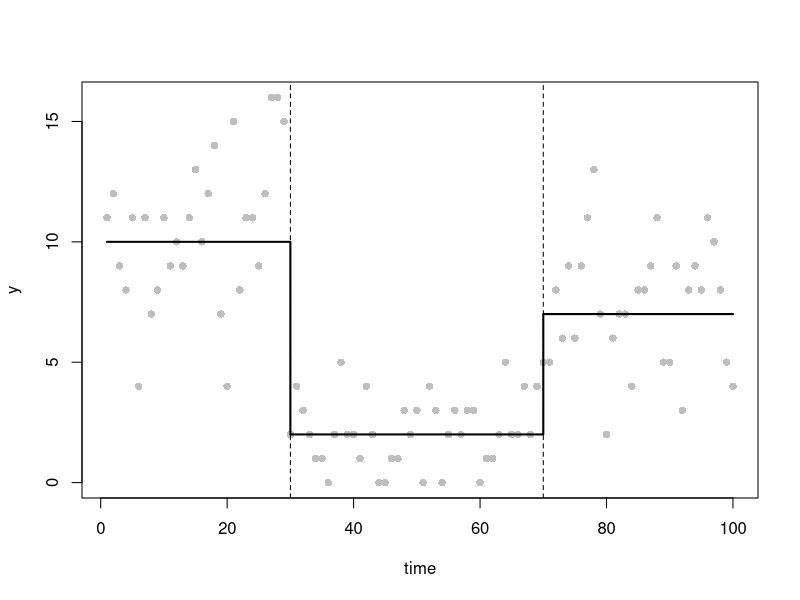
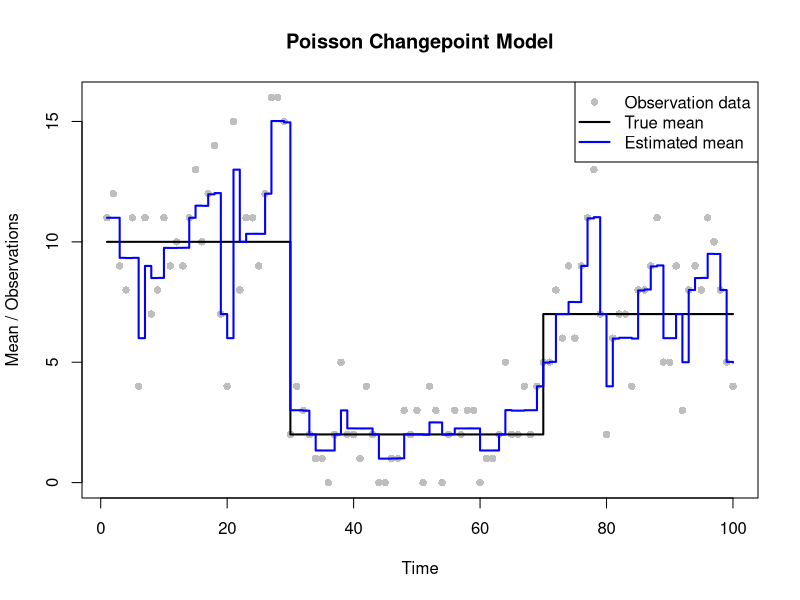
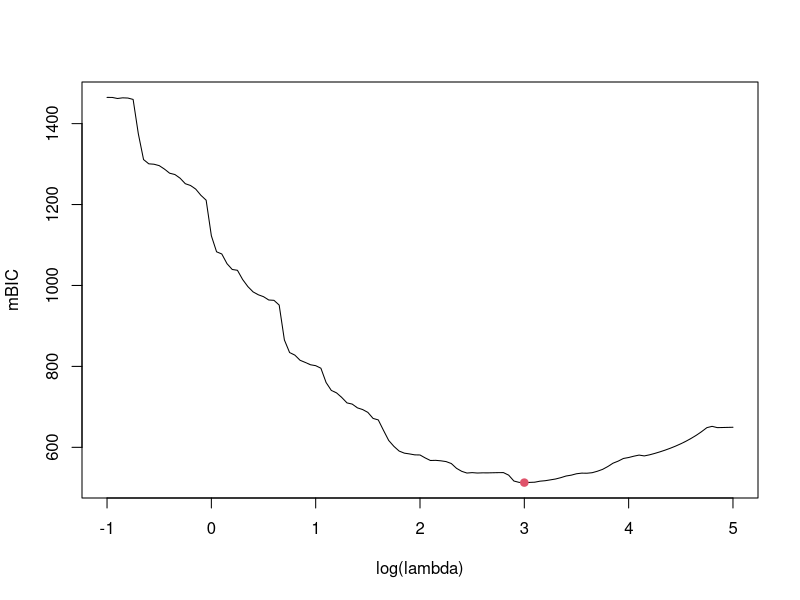
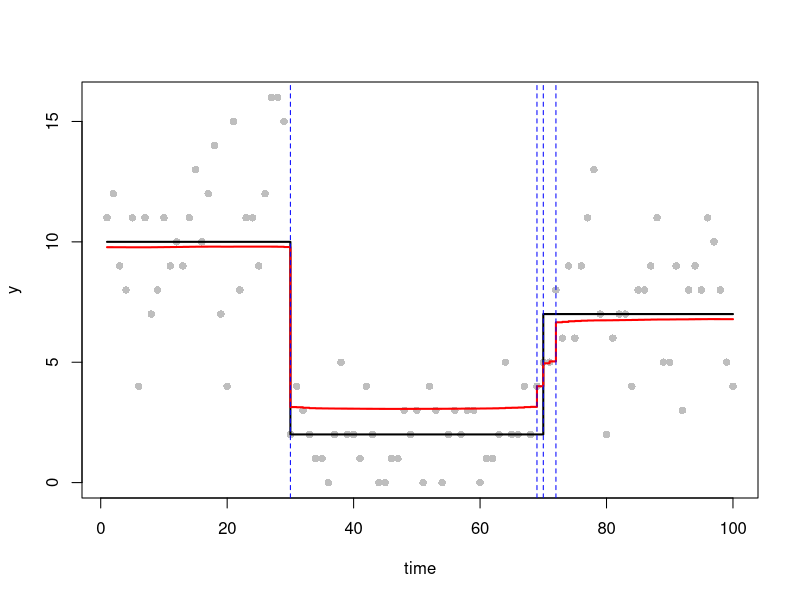
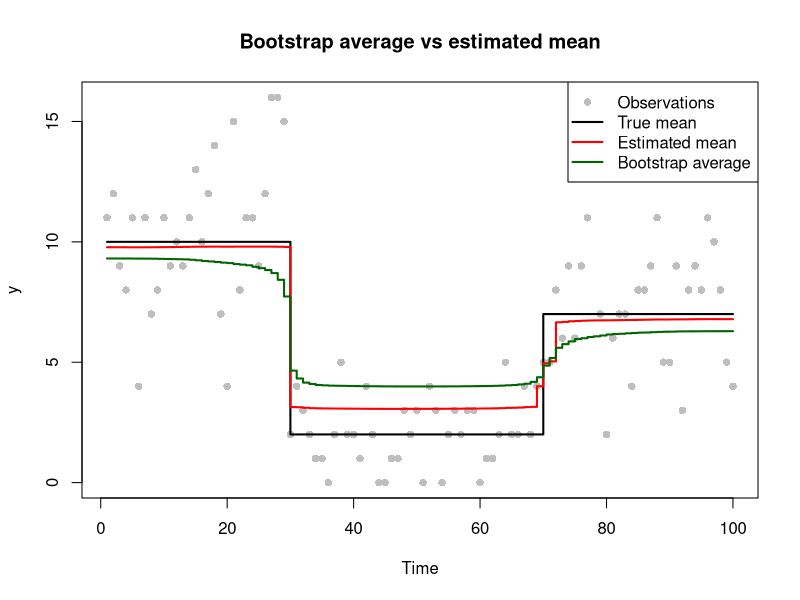
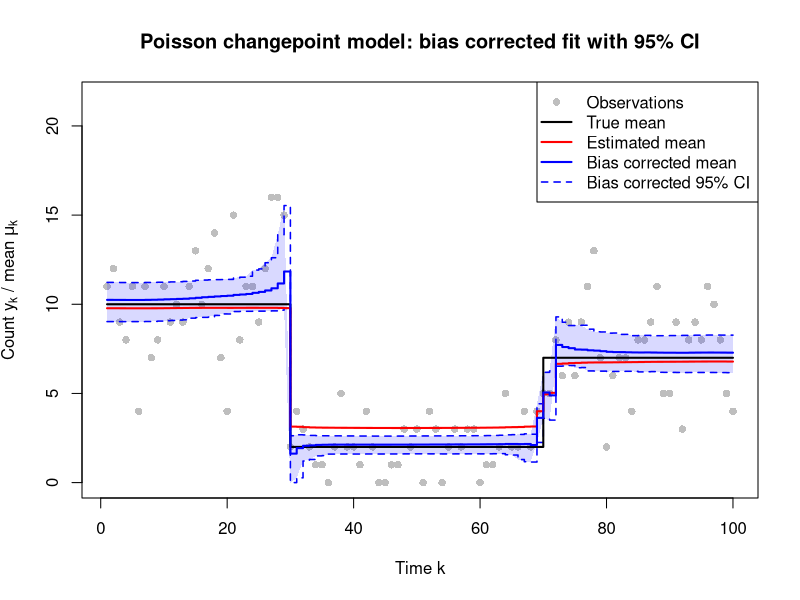

Here is the R script that generated these plots, in order:
# =============================================================================
# Changepoint Estimation
#
#
# GitHub repository: https://github.com/pierrickdb/Group-15-Statistical-Programming
#
# Authors:
# Pierrick de Boer: S3034691
# Fagan Ganbarli: S3015664
# Raneem Alluhaydan: S3044929
#
# Contributions:
# Fagan Ganbarli (%): Task 1-3
# Raneem Alluhaydan (%): Task 4-5
# Pierrick de Boer (%): Task 6-7
#
# Overview:
# 
#
# Main functions:
# 1. poisson_lasso_objective
# 2. poisson_lasso_grad
# 3. poisson_lasso_hess
# 4. finite_grad
# 5. finite_hess
# =============================================================================

# Function definitions

# Task 2(a): Objective function

poisson_lasso_objective <- function(beta, y, lambda = 1, eps = 1e-6, X) {
  
  eta <- as.vector(X %*% beta)
  
  mu <- exp(eta)
  
  neg_logik <- -sum(dpois(y, lambda = mu, log = TRUE))
  
  penalty <- lambda * sum(sqrt(beta[-1] ^ 2 + eps))
  
  return(neg_logik + penalty)
}



# Task 2(b): Gradient function

poisson_lasso_grad <- function(beta, y, lambda = 1, eps = 1e-6, X) {
  
  eta <- as.vector(X %*% beta)
  
  mu <- exp(eta)
  
  grad <- as.vector(t(X) %*% (mu - y))
  
  grad[-1] <- grad[-1] + lambda * beta[-1] / sqrt(beta[-1] ^ 2 + eps)
  
  return(grad)
}


# Task 2(c): Hessian function

poisson_lasso_hess <- function(beta, y, lambda = 1, eps = 1e-6, X) {
  
  eta <- as.vector(X %*% beta)
  
  mu <- exp(eta)
  
  H <- crossprod(X, sweep(X, 1, mu, "*"))
  
  penalty_hess <- c(0, lambda * eps / (beta[-1] ^ 2 + eps) ^ (3/2))
  
  diag(H) <- diag(H) + penalty_hess
  
  return(H)
}


# Task 2: Numerical gradient

finite_grad <- function(fn, beta, h = 1e-5) {
  
  t <- length(beta)
  g <- numeric(t)
  
  for (i in 1:t) {
    
    beta_plus <- beta_minus <- beta
    
    beta_plus[i] <- beta_plus[i] + h
    beta_minus[i] <- beta_minus[i] - h
    
    g[i] <- (fn(beta_plus) - fn(beta_minus)) / (2 * h)
  }
  
  return(g)
}

# Task 2: Numerical Hessian

finite_hess <- function(fn, beta, h = 1e-5) {
  
  t <- length(beta)
  H <- matrix(0, t, t)
  
  for (i in 1:t) {
    
    beta_plus <- beta_minus <- beta
    
    beta_plus[i] <- beta_plus[i] + h
    beta_minus[i] <- beta_minus[i] - h
    
    H[, i] <- (fn(beta_plus) - fn(beta_minus)) / (2 * h)
  }
  
  return(H)
}


# =============================================================================
# Analysis and testing
# =============================================================================

# Task 1: Generate the data next set


set.seed(12345)

n <- 100

X <- outer(1:n, 1:n, ">=") * 1 



time <- 1:n

tau_true <- c(1, 30, 70, n+1) 

m_true <- length(tau_true)-2 

theta_true <- c(10, 2, 7) 

mu_true <- numeric(n) 

for(i in seq_along(theta_true)) {
  mu_true[tau_true[i]:(tau_true[i+1]-1)] <- theta_true[i]
}

y <- rpois(n, lambda = mu_true) ## simulate data y

plot(time, y, 
     pch = 16, 
     col = "grey")

lines(mu_true, 
      col="black", 
      lwd=2, 
      type ="s")

abline(v = tau_true[-c(1,length(tau_true))], 
       lty="dashed")

# Task 2: Checking the gradient and Hessian

beta_test <- c(log(mean(y)), rep(0.05, n - 1))

# Check gradient
grad_analytical <- poisson_lasso_grad(beta_test, y, X = X)

grad_numerical <- finite_grad(
  function(b) poisson_lasso_objective(b, y, X = X),
  beta_test
)

max(abs(grad_analytical - grad_numerical))


# Check Hessian

hess_analytical <- poisson_lasso_hess(beta_test, y, X = X)

hess_numerical <- finite_hess(
  function(b) poisson_lasso_grad(b, y, X = X),
  beta_test
)

max(abs(hess_analytical - hess_numerical))

# Task 3: Fit the model with lambda = 1

beta_start <- c(log(mean(y)), rep(0, n - 1))

fit <- optim(
  par = beta_start,
  fn = poisson_lasso_objective,
  gr = poisson_lasso_grad,
  y = y,
  lambda = 1,
  X = X,
  method = "BFGS",
  control = list(maxit = 10000, reltol = 1e-9)
)

fit$convergence
fit$message

beta_hat <- fit$par
mu_hat <- as.vector(exp(X %*% beta_hat))

# Plot
plot(time, y,
     pch = 16,
     col = "grey",
     xlab = "Time",
     ylab = "Mean / Observations",
     main = "Poisson Changepoint Model")

lines(time, mu_true,
      col = "black",
      lwd = 2,
      type = "s")

lines(time, mu_hat,
      col = "blue",
      lwd = 2,
      type = "s")

legend("topright",
       legend = c("Observation data",
                  "True mean",
                  "Estimated mean"),
       col = c("grey", "black", "blue"),
       pch = c(16, NA, NA),
       lty = c(NA, 1, 1),
       lwd = c(NA, 2, 2))


# Task 4: Choosing lambda using mBIC

lsp <- seq(-1, 5, by = 0.05)
mbic <- edf <- numeric(length(lsp))

b0 <- c(log(mean(y)), rep(0, n - 1))

for (i in 1:length(lsp)) {
  
  lambda <- exp(lsp[i])
  
  fit <- optim(b0, poisson_lasso_objective,
               gr = poisson_lasso_grad,
               y = y, lambda = lambda, X = X,
               method = "BFGS",
               control = list(maxit = 2000, reltol = 1e-9))
  
  if (fit$convergence != 0) {
    warning(paste("No convergence at", lambda))
    mbic[i] <- Inf
    next
  }
  
  b <- fit$par
  
  H1 <- poisson_lasso_hess(b, y, lambda, X = X)
  H0 <- poisson_lasso_hess(b, y, 0, X = X)
  
  edf[i] <- sum(diag(solve(H1, H0)))
  
  mu <- exp(cumsum(b))
  ll <- sum(dpois(y, mu, log = TRUE))
  
  mbic[i] <- 3 * (edf[i] - 1) * log(n) - 2 * ll
}

i.opt <- which.min(mbic)
lambda_best <- exp(lsp[i.opt])

lambda_best

plot(lsp, mbic, type = "l",
     xlab = "log(lambda)", ylab = "mBIC")

points(lsp[i.opt], mbic[i.opt], col = 2, pch = 19)


# Task 5: Fit the final model

fit <- optim(b0, poisson_lasso_objective,
             gr = poisson_lasso_grad,
             y = y, lambda = lambda_best, X = X,
             method = "BFGS",
             control = list(maxit = 2000, reltol = 1e-9))

fit$convergence

b <- fit$par
mu_hat <- exp(cumsum(b))

# Plot

plot(time, y, pch = 16, col = "grey")
lines(time, mu_true, col = "black", lwd = 2, type = "s")
lines(time, mu_hat, col = "red", lwd = 2, type = "s")

# Number of change points

H1 <- poisson_lasso_hess(b, y, lambda_best, X = X)
H0 <- poisson_lasso_hess(b, y, 0, X = X)

edf_best <- sum(diag(solve(H1, H0)))
m_hat <- floor(edf_best - 1)

# Change point locations

if (m_hat > 0) {
  tau_hat <- sort(order(abs(b[-1]),
                        decreasing = TRUE)[1:m_hat] + 1)
} else {
  tau_hat <- numeric(0)
}

abline(v = tau_hat, col = "blue", lty = 2)

# Final results

lambda_best
m_hat
tau_hat


# Task 6: Parametric bootstrap

B <- 200
mu_boot <- matrix(NA, nrow = B, ncol = n)   # row b = bootstrap estimate mu^(b)
conv_boot <- numeric(B)

set.seed(1)

for (j in 1:B) {
  
  y_sim <- rpois(n, lambda = mu_hat)        # simulate from best fitted model
  
  b_start <- c(log(mean(y_sim)), rep(0, n - 1))
  
  fit_sim <- optim(b_start, poisson_lasso_objective,
                   gr = poisson_lasso_grad,
                   y = y_sim, lambda = lambda_best, X = X,
                   method = "BFGS",
                   control = list(maxit = 10000, reltol = 1e-9))
  
  conv_boot[j] <- fit_sim$convergence
  
  if (fit_sim$convergence != 0) {
    warning(paste("No convergence in bootstrap sample", j))
    next
  }
  
  mu_boot[j, ] <- exp(cumsum(fit_sim$par))
}

# Number of non-converged fits (these are excluded below)
sum(conv_boot != 0)

# Average bootstrap mean function
mu_bar <- colMeans(mu_boot, na.rm = TRUE)

# Plot: data, true mean, estimate, bootstrap average
plot(time, y, pch = 16, col = "grey",
     xlab = "Time", ylab = "y",
     main = "Bootstrap average vs estimated mean")
lines(time, mu_true, col = "black", lwd = 2, type = "s")
lines(time, mu_hat, col = "red", lwd = 2, type = "s")
lines(time, mu_bar, col = "darkgreen", lwd = 2, type = "s")
legend("topright",
       legend = c("Observations", "True mean", "Estimated mean",
                  "Bootstrap average"),
       col = c("grey", "black", "red", "darkgreen"),
       pch = c(16, NA, NA, NA), lty = c(NA, 1, 1, 1), lwd = c(NA, 2, 2, 2))

# Bias corrected mean function: mu_hat - (mu_bar - mu_hat)
mu_bc <- 2 * mu_hat - mu_bar

# 95% bootstrap quantiles at each time point
q_L <- apply(mu_boot, 2, quantile, probs = 0.025, na.rm = TRUE)
q_U <- apply(mu_boot, 2, quantile, probs = 0.975, na.rm = TRUE)

# Bias corrected 95% limits: reflect the quantiles about mu_hat
# (the bootstrap spread mu**(b) - mu_hat stands in for mu_hat - mu)
q_L_bc <- pmax(2 * mu_hat - q_U, 0)   #a Poisson mean cannot be negative
q_U_bc <- 2 * mu_hat - q_L


# Task 7: Final plot

ylim <- c(0, 1.35 * max(c(y, mu_true, mu_hat, mu_bc, q_U_bc)))  # room for legend

plot(time, y, pch = 16, col = "grey",
     ylim = ylim,
     xlab = "Time k", ylab = expression("Count " * y[k] * " / mean " * mu[k]),
     main = "Poisson changepoint model: bias corrected fit with 95% CI")

polygon(c(time, rev(time)), c(q_L_bc, rev(q_U_bc)),
        col = adjustcolor("blue", alpha.f = 0.15), border = NA)

lines(time, q_L_bc, col = "blue", lty = 2, lwd = 1.5, type = "s")
lines(time, q_U_bc, col = "blue", lty = 2, lwd = 1.5, type = "s")
lines(time, mu_true, col = "black", lwd = 2, type = "s")
lines(time, mu_hat, col = "red", lwd = 2, type = "s")
lines(time, mu_bc, col = "blue", lwd = 2, type = "s")

legend("topright",
       legend = c("Observations", "True mean", "Estimated mean",
                  "Bias corrected mean", "Bias corrected 95% CI"),
       col = c("grey", "black", "red", "blue", "blue"),
       pch = c(16, NA, NA, NA, NA),
       lty = c(NA, 1, 1, 1, 2),
       lwd = c(NA, 2, 2, 2, 1.5),
       bg = "white")

# The bias correction moves the segment levels close to the truth (e.g. the
# middle segment from ~3.0 to ~2.1, truth 2). Near the changepoints the bootstrap fits
# disagree on the jump location, so the band widens there and mu_bc overshoots.
